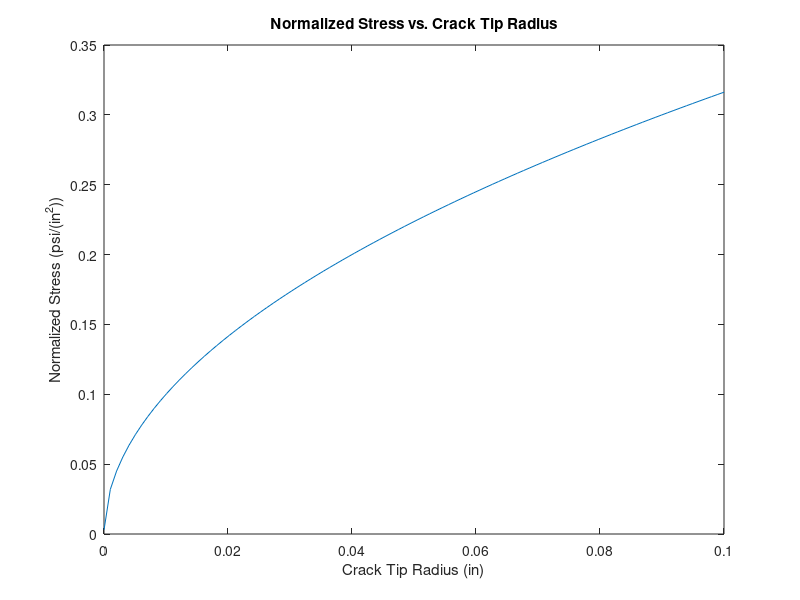

Write MATLAB code to recreate this figure.
%%ME 511 Fatigue and Fracture
%Homework 4 
%Problem 1
%Nicole Thomas
%
%%Define crack geometry
%
r = linspace(0.00001,0.1);
%%Define lambda?
%
c = 0;      %(m/s) crack velocity
c_k = 0;    %(m/s) longitudinal wave velocity
c_2 = 0;    %(m/s) shear wave velocity
lambda_k = sqrt(1 - (c/c_k)^2);
lambda_1 = 0;
lambda_2 = 0;

%%Define the beta functions
%
beta_1 = (1 + lambda_2^2)/(4*lambda_1*lambda_2 - (1 - lambda_2)^2);
beta_2 = 1 + 2*lambda_1^2 - lambda_2^2;
beta_3 = 4*lambda_1*lambda_2/(1 + lambda_2^2);
beta_4 = 1 + lambda_2^2;
beta_5 = ((1 + lambda_2)^2)/(4*lambda_1*lambda_2);

%%Define the Z and Y RE and IM functions 
% 
Re_Z1 = 0;
Re_Z2 = 0;
Re_Y1 = 0; 
Re_Y2 = 0; 
Im_Z1 = 0;
Im_Z2 = 0;
Im_Y1 = 0;
Im_Y2 = 0;

%%Define the stress functions
%
sigma_xx = beta_1*(beta_2*Re_Z1 - beta_3*Re_Z2 + beta_2*Re_Y1 - beta_4*Re_Y2);
sigma_yy = beta_1*(-beta_4*Re_Z1 + beta_3*Re_Z2 + beta_4*Re_Y1 + beta_4*Re_Y2);
%sigma_xy = 2*lambda_1*beta_1(-Im_Z1 + Im_Z2 - Im_Y1 + beta_5*Im_Y2);

normalized_sigma_yy = 1\sqrt(r);


figure
plot(r, normalized_sigma_yy)
%axis([-1 1 -1 1])
title('Normalized Stress vs. Crack Tip Radius')
xlabel('Crack Tip Radius (in)') % x-axis label
ylabel('Normalized Stress (psi/(in^2))') % y-axis label





